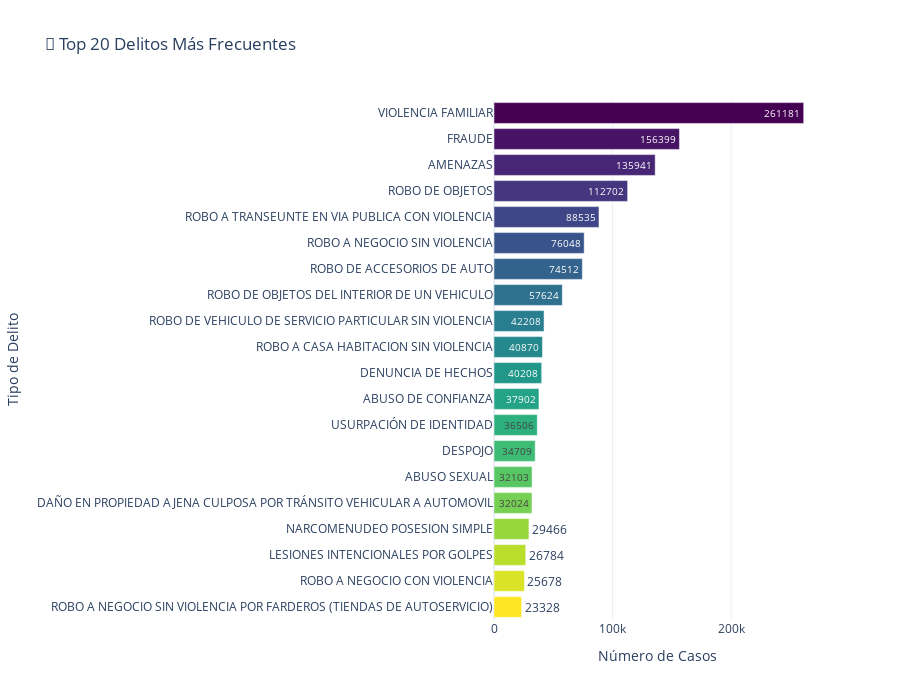
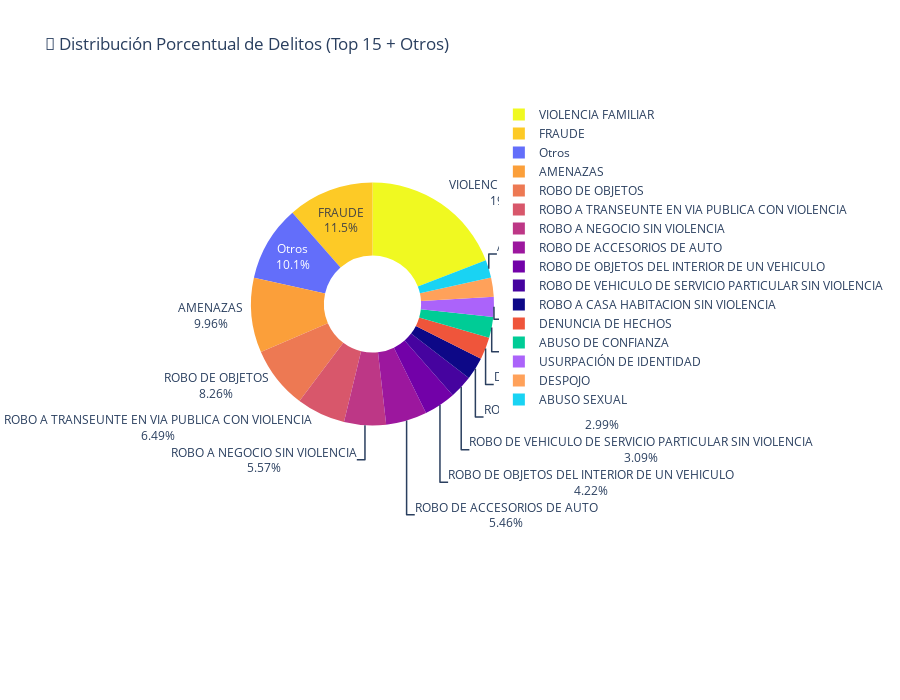

Notebook code cell kept with these figures, in order:
### Markdown cell above
### 3.4 Análisis de Tipos de Delitos - Categorías y Subcategorías

**Objetivo:** Clasificar y analizar la distribución de delitos por categorías y subcategorías

**Último aspecto de análisis:**
- Distribución de delitos por categoría
- Top 20 delitos más frecuentes
- Análisis de subcategorías
- Evolución temporal de delitos específicos
- Visualizaciones interactivas con Plotly

### Code cell
# ============================================================================
# ANÁLISIS DE TIPOS DE DELITOS
# ============================================================================

print("="*80)
print(" "*20 + "🚨 ANÁLISIS DE TIPOS DE DELITOS")
print("="*80)

# Buscar columnas relacionadas con tipo de delito
delito_cols = [col for col in df.columns if any(keyword in col.lower() 
               for keyword in ['delito', 'categoria', 'tipo', 'clasificación', 'clasificacion'])]

print(f"\n📋 Columnas de delito encontradas: {delito_cols}\n")

if delito_cols:
    delito_col = delito_cols[0]  # Columna principal de delito
    print(f"Usando columna principal: {delito_col}\n")
    
    # 1. TOP 20 DELITOS MÁS FRECUENTES
    print("1️⃣  TOP 20 DELITOS MÁS FRECUENTES:")
    print("-"*80)
    
    top_delitos = (df
                   .groupBy(delito_col)
                   .agg(F.count("*").alias("cantidad"))
                   .orderBy(F.desc("cantidad"))
                   .limit(20)
                   .toPandas())
    
    top_delitos['porcentaje'] = (top_delitos['cantidad'] / num_rows) * 100
    
    print(top_delitos.to_string(index=False))
    
    # Visualización - Gráfico de barras
    fig = go.Figure()
    fig.add_trace(go.Bar(
        x=top_delitos['cantidad'],
        y=top_delitos[delito_col],
        orientation='h',
        marker=dict(
            color=np.arange(len(top_delitos)),
            colorscale='Viridis',
            showscale=False
        ),
        text=top_delitos['cantidad'],
        textposition='auto'
    ))
    
    fig.update_layout(
        title='🥇 Top 20 Delitos Más Frecuentes',
        xaxis_title='Número de Casos',
        yaxis_title='Tipo de Delito',
        height=700,
        template='plotly_white',
        yaxis={'categoryorder':'total ascending'}
    )
    
    fig.show()
    
    # 2. DISTRIBUCIÓN PORCENTUAL DE DELITOS
    print("\n2️⃣  DISTRIBUCIÓN PORCENTUAL (Top 15):")
    print("-"*80)
    
    top_15 = top_delitos.head(15)
    otros = top_delitos.iloc[15:]['cantidad'].sum()
    
    labels = top_15[delito_col].tolist() + ['Otros']
    values = top_15['cantidad'].tolist() + [otros]
    
    fig = go.Figure(data=[go.Pie(
        labels=labels,
        values=values,
        hole=.4,
        marker=dict(colors=px.colors.sequential.Plasma_r),
        textinfo='label+percent',
        textposition='auto'
    )])
    
    fig.update_layout(
        title='🍩 Distribución Porcentual de Delitos (Top 15 + Otros)',
        height=700
    )
    
    fig.show()
    
    # 3. EVOLUCIÓN TEMPORAL DE TOP 5 DELITOS
    if date_col:
        print("\n3️⃣  EVOLUCIÓN TEMPORAL DE LOS TOP 5 DELITOS:")
        print("-"*80)
        
        top_5_delitos = top_delitos[delito_col].head(5).tolist()
        
        evol_delitos = (df_temporal
                        .filter(F.col(delito_col).isin(top_5_delitos))
                        .groupBy("año", delito_col)
                        .agg(F.count("*").alias("casos"))
                        .orderBy("año", delito_col)
                        .toPandas())
        
        fig = px.line(evol_delitos, x='año', y='casos', color=delito_col,
                      title='📈 Evolución de los 5 Delitos Más Frecuentes',
                      markers=True)
        
        fig.update_layout(
            xaxis_title='Año',
            yaxis_title='Número de Casos',
            height=600,
            template='plotly_white',
            hovermode='x unified'
        )
        
        fig.show()
    
    # 4. ANÁLISIS DE SUBCATEGORÍAS (si existe)
    if len(delito_cols) > 1:
        subcat_col = delito_cols[1]
        print(f"\n4️⃣  ANÁLISIS DE SUBCATEGORÍAS (Columna: {subcat_col}):")
        print("-"*80)
        
        top_subcategorias = (df
                             .groupBy(subcat_col)
                             .agg(F.count("*").alias("cantidad"))
                             .orderBy(F.desc("cantidad"))
                             .limit(15)
                             .toPandas())
        
        print(top_subcategorias.to_string(index=False))
        
        # Treemap de subcategorías
        fig = px.treemap(top_subcategorias, 
                         path=[subcat_col], 
                         values='cantidad',
                         title='🌳 Distribución Jerárquica de Subcategorías')
        
        fig.update_layout(height=600)
        fig.show()
    
    # 5. MATRIZ DE CORRELACIÓN ENTRE DELITOS Y ALCALDÍAS (Top 10)
    if location_cols:
        print("\n5️⃣  MATRIZ DE DELITOS × ALCALDÍAS (Top 10 de cada uno):")
        print("-"*80)
        
        top_10_delitos = top_delitos[delito_col].head(10).tolist()
        top_10_alcaldias = delitos_por_alcaldia[alcaldia_col].head(10).tolist()
        
        matriz_delitos = (df
                         .filter(F.col(delito_col).isin(top_10_delitos) & 
                                F.col(alcaldia_col).isin(top_10_alcaldias))
                         .groupBy(delito_col, alcaldia_col)
                         .agg(F.count("*").alias("casos"))
                         .toPandas())
        
        pivot_matriz = matriz_delitos.pivot(index=delito_col, columns=alcaldia_col, values='casos').fillna(0)
        
        fig = go.Figure(data=go.Heatmap(
            z=pivot_matriz.values,
            x=pivot_matriz.columns,
            y=pivot_matriz.index,
            colorscale='Hot',
            text=pivot_matriz.values,
            texttemplate='%{text:.0f}',
            textfont={"size":8}
        ))
        
        fig.update_layout(
            title='🔥 Heatmap: Delitos × Alcaldías',
            xaxis_title='Alcaldía',
            yaxis_title='Tipo de Delito',
            height=700
        )
        
        fig.show()
    
    # 6. ANÁLISIS DE CONCENTRACIÓN DE DELITOS
    print("\n6️⃣  CONCENTRACIÓN DE DELITOS:")
    print("-"*80)
    
    delitos_acum = top_delitos.copy()
    delitos_acum['acumulado'] = delitos_acum['cantidad'].cumsum()
    delitos_acum['porcentaje_acum'] = (delitos_acum['acumulado'] / delitos_acum['cantidad'].sum()) * 100
    
    delitos_80 = (delitos_acum['porcentaje_acum'] <= 80).sum()
    print(f"   • {delitos_80} tipos de delitos representan el 80% del total")
    
    print("\n✅ Análisis de tipos de delitos completado")
    
else:
    print("⚠️  No se encontraron columnas de tipo de delito")

print("="*80)

### Figure 1 — Plotly figure (JSON) as saved in the notebook; plotly's stock layout.template omitted (floating-point values rounded to 4 significant figures)
{"data": [{"marker": {"color": [0, 1, 2, 3, 4, 5, 6, 7, 8, 9, 10, 11, 12, 13, 14, 15, 16, 17, 18, 19], "colorscale": [[0, "#440154"], [0.1111, "#482878"], [0.2222, "#3e4989"], [0.3333, "#31688e"], [0.4444, "#26828e"], [0.5556, "#1f9e89"], [0.6667, "#35b779"], [0.7778, "#6ece58"], [0.8889, "#b5de2b"], [1, "#fde725"]], "showscale": false}, "orientation": "h", "text": [261200.0, 156400.0, 135900.0, 112700.0, 88540.0, 76050.0, 74510.0, 57620.0, 42210.0, 40870.0, 40210.0, 37900.0, 36510.0, 34710.0, 32100.0, 32020.0, 29470.0, 26780.0, 25680.0, 23330.0], "textposition": "auto", "type": "bar", "x": [261181, 156399, 135941, 112702, 88535, 76048, 74512, 57624, 42208, 40870, 40208, 37902, 36506, 34709, 32103, 32024, 29466, 26784, 25678, 23328], "y": ["VIOLENCIA FAMILIAR", "FRAUDE", "AMENAZAS", "ROBO DE OBJETOS", "ROBO A TRANSEUNTE EN VIA PUBLICA CON VIOLENCIA", "ROBO A NEGOCIO SIN VIOLENCIA", "ROBO DE ACCESORIOS DE AUTO", "ROBO DE OBJETOS DEL INTERIOR DE UN VEHICULO", "ROBO DE VEHICULO DE SERVICIO PARTICULAR SIN VIOLENCIA", "ROBO A CASA HABITACION SIN VIOLENCIA", "DENUNCIA DE HECHOS", "ABUSO DE CONFIANZA", "USURPACIÓN DE IDENTIDAD", "DESPOJO", "ABUSO SEXUAL", "DAÑO EN PROPIEDAD AJENA CULPOSA POR TRÁNSITO VEHICULAR A AUTOMOVIL", "NARCOMENUDEO POSESION SIMPLE", "LESIONES INTENCIONALES POR GOLPES", "ROBO A NEGOCIO CON VIOLENCIA", "ROBO A NEGOCIO SIN VIOLENCIA POR FARDEROS (TIENDAS DE AUTOSERVICIO)"]}], "layout": {"height": 700, "title": {"text": "🥇 Top 20 Delitos Más Frecuentes"}, "xaxis": {"title": {"text": "Número de Casos"}}, "yaxis": {"categoryorder": "total ascending", "title": {"text": "Tipo de Delito"}}}}

### Figure 2 — Plotly figure (JSON) as saved in the notebook; plotly's stock layout.template omitted (floating-point values rounded to 4 significant figures)
{"data": [{"hole": 0.4, "labels": ["VIOLENCIA FAMILIAR", "FRAUDE", "AMENAZAS", "ROBO DE OBJETOS", "ROBO A TRANSEUNTE EN VIA PUBLICA CON VIOLENCIA", "ROBO A NEGOCIO SIN VIOLENCIA", "ROBO DE ACCESORIOS DE AUTO", "ROBO DE OBJETOS DEL INTERIOR DE UN VEHICULO", "ROBO DE VEHICULO DE SERVICIO PARTICULAR SIN VIOLENCIA", "ROBO A CASA HABITACION SIN VIOLENCIA", "DENUNCIA DE HECHOS", "ABUSO DE CONFIANZA", "USURPACIÓN DE IDENTIDAD", "DESPOJO", "ABUSO SEXUAL", "Otros"], "marker": {"colors": ["#f0f921", "#fdca26", "#fb9f3a", "#ed7953", "#d8576b", "#bd3786", "#9c179e", "#7201a8", "#46039f", "#0d0887"]}, "textinfo": "label+percent", "textposition": "auto", "type": "pie", "values": [261181, 156399, 135941, 112702, 88535, 76048, 74512, 57624, 42208, 40870, 40208, 37902, 36506, 34709, 32103, 137280]}], "layout": {"height": 700, "title": {"text": "🍩 Distribución Porcentual de Delitos (Top 15 + Otros)"}}}
